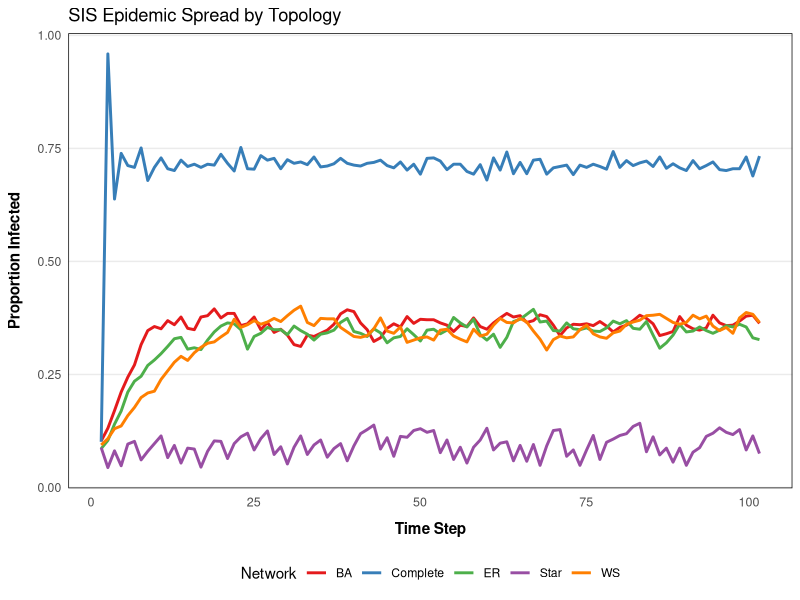

The R script that drew this image: (Note: a time limit stopped this script after it produced the figure.)
## ---- chunk 1
suppressPackageStartupMessages({
  library(dplyr)
  library(knitr)
  library(ggplot2)
  library(gridExtra)
  library(igraph)
  library(Matrix)
})
## ---- chunk 2
# SIS Simulation Function
simulate_sis_vec <- function(graph, p0, beta, gamma, steps) {
  n_nodes <- vcount(graph)
  status <- rbinom(n_nodes, 1, p0) 
  infected_history <- numeric(steps)
  adj <- as_adj(graph, sparse = TRUE) 
  
  for (t in 1:steps) {
    infected_history[t] <- mean(status)
    
    stays_infected <- (status == 1) & (runif(n_nodes) >= gamma)
    
    infected_neighbors <- as.numeric(adj %*% status)
    prob_infection <- 1 - (1 - beta)^infected_neighbors  
    
    becomes_infected <- (status == 0) & (runif(n_nodes) < prob_infection)
    
    status <- as.integer(stays_infected | becomes_infected)
  }
  return(infected_history)
}
## ---- chunk 3
set.seed(123)

n <- 1000
p0 <- 0.1             # Initial infected fraction
beta <- 0.06          # Probability of infection
gamma <- 0.40         # Probability of recovery
time_steps <- 100     # Duration of simulation

# Network Generation
networks <- list(
  ER = erdos.renyi.game(n, p = 0.012),             # Avg degree ~12
  BA = barabasi.game(n, m = 6, directed = FALSE),  # Avg degree ~12
  WS = watts.strogatz.game(dim = 1, size = n, nei = 6, p = 0.1),
  Complete = make_full_graph(n),
  Star = make_star(n, mode = "undirected")
)

df_eigen <- lapply(names(networks), function(name) {
  g <- networks[[name]]
  lambda1 <- Re(eigen(as_adj(g), only.values = TRUE)$values[1])
  thresh <- gamma / lambda1
  data.frame(
    Network = name,
    Lambda1 = round(lambda1, 3),
    Threshold_Beta = round(thresh, 4),
    Is_Epidemic_Likely = ifelse(beta > thresh, "YES", "NO")
  )
}) %>% bind_rows() %>% arrange(desc(Lambda1))

print(kable(df_eigen))
## ---- chunk 4
N_runs_task1 <- 30
df_task1 <- lapply(names(networks), function(net_name) {
  history <- simulate_sis_vec(networks[[net_name]], p0, beta, gamma, time_steps)
  data.frame(
    Time = 1:time_steps,
    Prevalence = history,
    Network = net_name
  )
}) %>% bind_rows()

p1 <- ggplot(df_task1, aes(x = Time, y = Prevalence, color = Network)) +
  geom_line(size = 1) +
  scale_color_brewer(palette = "Set1") +
  labs(
    title = "SIS Epidemic Spread by Topology",
    y = "Proportion Infected",
    x = "Time Step"
  ) +
  theme_minimal() +
  theme(
    strip.text = element_text(face = "bold", size = 10),
    axis.title.x = element_text(margin = margin(t = 10), face = "bold"),
    axis.title.y = element_text(margin = margin(r = 10), face = "bold"),
    axis.text.x = element_text(angle = 0, vjust = 0.5, hjust = 1, size = 9),
    panel.grid.minor = element_blank(),
    panel.grid.major.x = element_blank(),
    panel.border = element_rect(color = "black", fill = NA, size = 0.5),
    legend.position = "bottom"
  )
print(p1)
## ---- chunk 5
N_runs <- 30
beta_values <- seq(0, 0.10, by=0.01)
sweep_steps <- 200

results_sweep <- lapply(names(networks), function(net_name) {
  g <- networks[[net_name]]
  
  lapply(beta_values, function(b) {
    final_states <- replicate(N_runs, tail(simulate_sis_vec(g, p0, b, gamma, sweep_steps), 1))
    
    data.frame(
      Network = net_name,
      Beta = b,
      Prevalence = final_states
    )
  }) %>% bind_rows()
}) %>% bind_rows()

p_sweep <- ggplot(results_sweep, aes(x = Beta, y = Prevalence)) +
  geom_boxplot(aes(fill = Network, group = Beta), 
               outlier.shape = 21, outlier.size = 1.5, 
               outlier.alpha = 0.6, lwd = 0.4, width = 0.008, color = "gray20") +
  
  geom_vline(data = df_eigen, aes(xintercept = Threshold_Beta), 
             linetype = "dashed", color = "red", size = 0.8, alpha = 0.8) +
  
  facet_wrap(~Network, ncol = 3) +
  scale_fill_brewer(palette = "Set1") +
  
  labs(
    y = "Final Proportion Infected",
    x = expression(bold("Infection Probability") ~ (beta))
    ) +
  scale_y_continuous(labels = scales::percent_format(accuracy = 1)) +
  scale_x_continuous(breaks = seq(0, 0.10, by = 0.02)) +
  
  theme_minimal() +
  theme(
    strip.text = element_text(face = "bold", size = 10),
    axis.title.x = element_text(margin = margin(t = 10), face = "bold"),
    axis.title.y = element_text(margin = margin(r = 10), face = "bold"),
    axis.text.x = element_text(angle = 90, vjust = 0.5, hjust = 1, size = 9),
    panel.grid.minor = element_blank(),
    panel.grid.major.x = element_blank(),
    panel.border = element_rect(color = "black", fill = NA, size = 0.5),
    legend.position = "none"
  )

print(p_sweep)
## ---- chunk 6
df_task2 <- lapply(names(networks), function(name) {
  beta_c <- df_eigen$Threshold_Beta[df_eigen$Network == name]
  
  b_low  <- beta_c * 0.90
  b_high <- min(beta_c * 1.3, 1.0) 
  
  sim_low  <- simulate_sis_vec(networks[[name]], p0, b_low, gamma, time_steps)
  sim_high <- simulate_sis_vec(networks[[name]], p0, b_high, gamma, time_steps)
  
  bind_rows(
    data.frame(Time = 1:time_steps, Prevalence = sim_low,  Type = "Below Threshold (0.9x)"),
    data.frame(Time = 1:time_steps, Prevalence = sim_high, Type = "Above Threshold (1.3x)")
  ) %>% mutate(
    Network = name,
    Label = paste0(name, "\nThresh ~ ", beta_c)
  )
}) %>% bind_rows()


ordered_labels <- unique(df_task2$Label[order(match(df_task2$Network, df_eigen$Network))])
df_task2$Label <- factor(df_task2$Label, levels = ordered_labels)

p2 <- ggplot(df_task2, aes(x = Time, y = Prevalence, color = Type)) +
  geom_line(size = 1) +
  geom_hline(yintercept = 0, linetype = "dashed", color = "gray50") +
  facet_wrap(~Label, scales = "free_y", ncol = 3) +
  scale_color_manual(values = c("firebrick", "steelblue")) +
  labs(
    y = "Proportion Infected",
    color = "Condition"
  ) +
  theme_minimal() +
  theme(
    strip.text = element_text(face = "bold", size = 10),
    
    axis.title.x = element_text(margin = margin(t = 10), face = "bold"),
    axis.title.y = element_text(margin = margin(r = 10), face = "bold"),
    axis.text.x = element_text(angle = 90, vjust = 0.5, hjust = 1, size = 9),
    
    panel.grid.minor = element_blank(),
    panel.grid.major.x = element_blank(), 
    panel.border = element_rect(color = "black", fill = NA, size = 0.5),
    legend.position = "bottom"
  )

print(p2)
